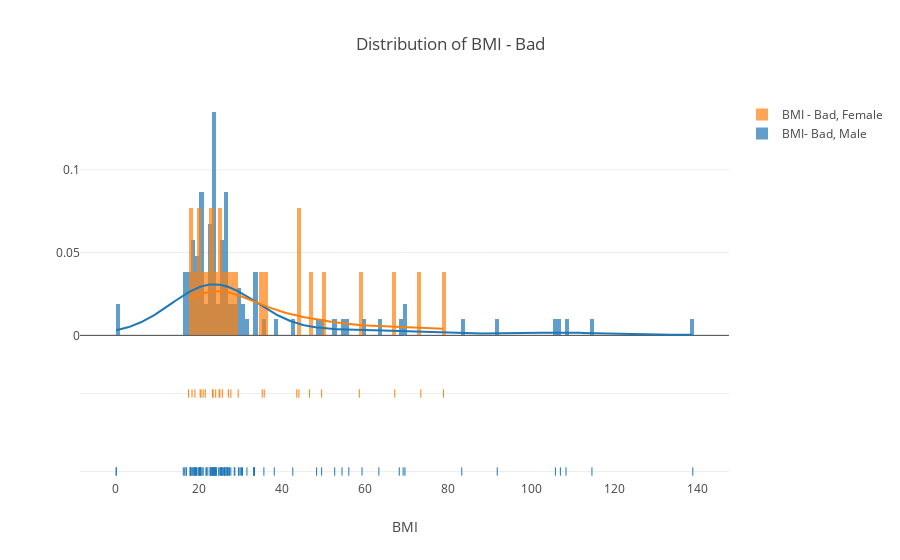

Notebook source saved alongside this figure:
### Markdown cell above
Now, Let's look at the bad guys

### Code cell
fig = ff.create_distplot([filtered['BMI'][(filtered['Alignment'] == 'bad')  & (filtered['Gender'] == 'Male')], filtered['BMI'][(filtered['Alignment'] == 'bad')  & (filtered['Gender'] == 'Female')]], ['BMI- Bad, Male', 'BMI - Bad, Female'])
fig['layout'].update(title='Distribution of BMI - Bad', xaxis=dict(title='BMI'))
py.iplot(fig, filename='Basic Distplot')

### Figure 1 — Plotly figure (JSON) as saved in the notebook; plotly's stock layout.template omitted (floating-point values rounded to 4 significant figures; data arrays with more than 128 entries replaced by an {"elided": "..."} marker saying what was removed)
{"data": [{"autobinx": false, "histnorm": "probability density", "legendgroup": "BMI- Bad, Male", "marker": {"color": "rgb(31, 119, 180)"}, "name": "BMI- Bad, Male", "opacity": 0.7, "type": "histogram", "uid": "070bb277-3660-4a63-b594-231b11f3b186", "x": [26.3, 107.0, 30.56, 24.16, 28.58, 25.68, 68.27, 29.76, 33.46, 22.99, 19.1, 16.67, 31.63, 20.85, 17.04, 17.99, 26.03, 20.2, 25.25, 21.11, 20.42, 29.59, 24.16, 114.6, 19.84, 26.87, 27.11, 108.4, 18.04, 69.2, 27.07, 22.84, 23.37, 20.52, 20.2, 54.5, 26.88, 26.28, 16.33, 0.1893, 26.58, 0.2085, 23.67, 22.99, 26.87, 23.55, 20.38, 25.62, 105.8, 18.21, 20.07, 25.56, 19.27, 91.83, 63.36, 49.59, 25.46, 27.44, 33.42, 19.38, 22.22, 35.71, 26.3, 25.13, 22.99, 23.67, 33.32, 24.16, 23.51, 17.04, 28.73, 18.62, 19.49, 17.99, 138.9, 42.66, 83.3, 24.84, 30.16, 18.04, 23.36, 30.34, 69.63, 24.12, 20.28, 22.77, 18.42, 56.14, 23.88, 23.67, 19.06, 21.8, 22.84, 24.16, 59.31, 24.19, 21.84, 20.57, 27.76, 33.25, 18.82, 38.2, 52.73, 48.38], "xaxis": "x", "xbins": {"end": 138.9, "size": 1, "start": 0.1893}, "yaxis": "y"}, {"autobinx": false, "histnorm": "probability density", "legendgroup": "BMI - Bad, Female", "marker": {"color": "rgb(255, 127, 14)"}, "name": "BMI - Bad, Female", "opacity": 0.7, "type": "histogram", "uid": "9b373a8f-bdc6-4e81-b17a-2c45c781ac69", "x": [27.78, 78.89, 20.57, 20.38, 44.13, 24.12, 25.13, 24.93, 25.71, 49.59, 19.13, 18.42, 29.53, 35.79, 23.37, 21.6, 23.48, 43.62, 21.11, 27.17, 17.59, 67.19, 73.46, 46.69, 58.66, 35.31], "xaxis": "x", "xbins": {"end": 78.89, "size": 1, "start": 17.59}, "yaxis": "y"}, {"legendgroup": "BMI- Bad, Male", "marker": {"color": "rgb(31, 119, 180)"}, "mode": "lines", "name": "BMI- Bad, Male", "showlegend": false, "type": "scatter", "uid": "7c56f398-ec8f-47df-ab70-f47b0b725513", "x": {"elided": "500 float values"}, "xaxis": "x", "y": {"elided": "500 float values"}, "yaxis": "y"}, {"legendgroup": "BMI - Bad, Female", "marker": {"color": "rgb(255, 127, 14)"}, "mode": "lines", "name": "BMI - Bad, Female", "showlegend": false, "type": "scatter", "uid": "2fd7de30-40c0-46e7-b5b8-9589d522bec5", "x": {"elided": "500 float values"}, "xaxis": "x", "y": {"elided": "500 float values"}, "yaxis": "y"}, {"legendgroup": "BMI- Bad, Male", "marker": {"color": "rgb(31, 119, 180)", "symbol": "line-ns-open"}, "mode": "markers", "name": "BMI- Bad, Male", "showlegend": false, "type": "scatter", "uid": "47f35004-494c-41fe-b52f-d944acb60d71", "x": [26.3, 107.0, 30.56, 24.16, 28.58, 25.68, 68.27, 29.76, 33.46, 22.99, 19.1, 16.67, 31.63, 20.85, 17.04, 17.99, 26.03, 20.2, 25.25, 21.11, 20.42, 29.59, 24.16, 114.6, 19.84, 26.87, 27.11, 108.4, 18.04, 69.2, 27.07, 22.84, 23.37, 20.52, 20.2, 54.5, 26.88, 26.28, 16.33, 0.1893, 26.58, 0.2085, 23.67, 22.99, 26.87, 23.55, 20.38, 25.62, 105.8, 18.21, 20.07, 25.56, 19.27, 91.83, 63.36, 49.59, 25.46, 27.44, 33.42, 19.38, 22.22, 35.71, 26.3, 25.13, 22.99, 23.67, 33.32, 24.16, 23.51, 17.04, 28.73, 18.62, 19.49, 17.99, 138.9, 42.66, 83.3, 24.84, 30.16, 18.04, 23.36, 30.34, 69.63, 24.12, 20.28, 22.77, 18.42, 56.14, 23.88, 23.67, 19.06, 21.8, 22.84, 24.16, 59.31, 24.19, 21.84, 20.57, 27.76, 33.25, 18.82, 38.2, 52.73, 48.38], "xaxis": "x", "y": ["BMI- Bad, Male", "BMI- Bad, Male", "BMI- Bad, Male", "BMI- Bad, Male", "BMI- Bad, Male", "BMI- Bad, Male", "BMI- Bad, Male", "BMI- Bad, Male", "BMI- Bad, Male", "BMI- Bad, Male", "BMI- Bad, Male", "BMI- Bad, Male", "BMI- Bad, Male", "BMI- Bad, Male", "BMI- Bad, Male", "BMI- Bad, Male", "BMI- Bad, Male", "BMI- Bad, Male", "BMI- Bad, Male", "BMI- Bad, Male", "BMI- Bad, Male", "BMI- Bad, Male", "BMI- Bad, Male", "BMI- Bad, Male", "BMI- Bad, Male", "BMI- Bad, Male", "BMI- Bad, Male", "BMI- Bad, Male", "BMI- Bad, Male", "BMI- Bad, Male", "BMI- Bad, Male", "BMI- Bad, Male", "BMI- Bad, Male", "BMI- Bad, Male", "BMI- Bad, Male", "BMI- Bad, Male", "BMI- Bad, Male", "BMI- Bad, Male", "BMI- Bad, Male", "BMI- Bad, Male", "BMI- Bad, Male", "BMI- Bad, Male", "BMI- Bad, Male", "BMI- Bad, Male", "BMI- Bad, Male", "BMI- Bad, Male", "BMI- Bad, Male", "BMI- Bad, Male", "BMI- Bad, Male", "BMI- Bad, Male", "BMI- Bad, Male", "BMI- Bad, Male", "BMI- Bad, Male", "BMI- Bad, Male", "BMI- Bad, Male", "BMI- Bad, Male", "BMI- Bad, Male", "BMI- Bad, Male", "BMI- Bad, Male", "BMI- Bad, Male", "BMI- Bad, Male", "BMI- Bad, Male", "BMI- Bad, Male", "BMI- Bad, Male", "BMI- Bad, Male", "BMI- Bad, Male", "BMI- Bad, Male", "BMI- Bad, Male", "BMI- Bad, Male", "BMI- Bad, Male", "BMI- Bad, Male", "BMI- Bad, Male", "BMI- Bad, Male", "BMI- Bad, Male", "BMI- Bad, Male", "BMI- Bad, Male", "BMI- Bad, Male", "BMI- Bad, Male", "BMI- Bad, Male", "BMI- Bad, Male", "BMI- Bad, Male", "BMI- Bad, Male", "BMI- Bad, Male", "BMI- Bad, Male", "BMI- Bad, Male", "BMI- Bad, Male", "BMI- Bad, Male", "BMI- Bad, Male", "BMI- Bad, Male", "BMI- Bad, Male", "BMI- Bad, Male", "BMI- Bad, Male", "BMI- Bad, Male", "BMI- Bad, Male", "BMI- Bad, Male", "BMI- Bad, Male", "BMI- Bad, Male", "BMI- Bad, Male", "BMI- Bad, Male", "BMI- Bad, Male", "BMI- Bad, Male", "BMI- Bad, Male", "BMI- Bad, Male", "BMI- Bad, Male"], "yaxis": "y2"}, {"legendgroup": "BMI - Bad, Female", "marker": {"color": "rgb(255, 127, 14)", "symbol": "line-ns-open"}, "mode": "markers", "name": "BMI - Bad, Female", "showlegend": false, "type": "scatter", "uid": "d5f686e1-e93d-413b-b113-5b1a2b1a9050", "x": [27.78, 78.89, 20.57, 20.38, 44.13, 24.12, 25.13, 24.93, 25.71, 49.59, 19.13, 18.42, 29.53, 35.79, 23.37, 21.6, 23.48, 43.62, 21.11, 27.17, 17.59, 67.19, 73.46, 46.69, 58.66, 35.31], "xaxis": "x", "y": ["BMI - Bad, Female", "BMI - Bad, Female", "BMI - Bad, Female", "BMI - Bad, Female", "BMI - Bad, Female", "BMI - Bad, Female", "BMI - Bad, Female", "BMI - Bad, Female", "BMI - Bad, Female", "BMI - Bad, Female", "BMI - Bad, Female", "BMI - Bad, Female", "BMI - Bad, Female", "BMI - Bad, Female", "BMI - Bad, Female", "BMI - Bad, Female", "BMI - Bad, Female", "BMI - Bad, Female", "BMI - Bad, Female", "BMI - Bad, Female", "BMI - Bad, Female", "BMI - Bad, Female", "BMI - Bad, Female", "BMI - Bad, Female", "BMI - Bad, Female", "BMI - Bad, Female"], "yaxis": "y2"}], "layout": {"barmode": "overlay", "hovermode": "closest", "legend": {"traceorder": "reversed"}, "title": "Distribution of BMI - Bad", "xaxis": {"anchor": "y2", "domain": [0, 1], "title": "BMI", "zeroline": false}, "yaxis": {"anchor": "free", "domain": [0.35, 1], "position": 0}, "yaxis2": {"anchor": "x", "domain": [0, 0.25], "dtick": 1, "showticklabels": false}}}
